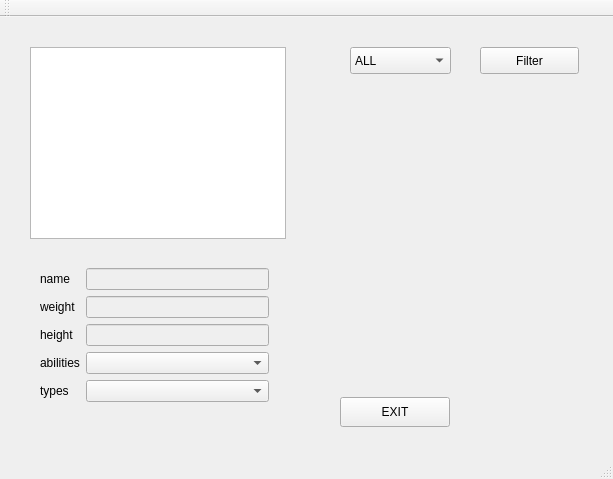
<?xml version="1.0" encoding="UTF-8"?>
<ui version="4.0">
 <class>MainWindow</class>
 <widget class="QMainWindow" name="MainWindow">
  <property name="geometry">
   <rect>
    <x>0</x>
    <y>0</y>
    <width>613</width>
    <height>479</height>
   </rect>
  </property>
  <property name="windowTitle">
   <string>MainWindow</string>
  </property>
  <widget class="QWidget" name="centralWidget">
   <widget class="QWidget" name="formLayoutWidget">
    <property name="geometry">
     <rect>
      <x>29</x>
      <y>240</y>
      <width>251</width>
      <height>171</height>
     </rect>
    </property>
    <layout class="QFormLayout" name="formLayout">
     <item row="0" column="0">
      <widget class="QLabel" name="nameLabel">
       <property name="text">
        <string>name</string>
       </property>
      </widget>
     </item>
     <item row="0" column="1">
      <widget class="QLineEdit" name="nameLineEdit">
       <property name="enabled">
        <bool>false</bool>
       </property>
      </widget>
     </item>
     <item row="1" column="0">
      <widget class="QLabel" name="weightLabel">
       <property name="text">
        <string>weight</string>
       </property>
      </widget>
     </item>
     <item row="1" column="1">
      <widget class="QLineEdit" name="weightLineEdit">
       <property name="enabled">
        <bool>false</bool>
       </property>
      </widget>
     </item>
     <item row="2" column="0">
      <widget class="QLabel" name="heightLabel">
       <property name="text">
        <string>height</string>
       </property>
      </widget>
     </item>
     <item row="2" column="1">
      <widget class="QLineEdit" name="heightLineEdit">
       <property name="enabled">
        <bool>false</bool>
       </property>
      </widget>
     </item>
     <item row="3" column="0">
      <widget class="QLabel" name="abilitiesLabel">
       <property name="text">
        <string>abilities</string>
       </property>
      </widget>
     </item>
     <item row="4" column="0">
      <widget class="QLabel" name="typesLabel">
       <property name="text">
        <string>types</string>
       </property>
      </widget>
     </item>
     <item row="3" column="1">
      <widget class="QComboBox" name="comboBox"/>
     </item>
     <item row="4" column="1">
      <widget class="QComboBox" name="comboBox_2"/>
     </item>
    </layout>
   </widget>
   <widget class="QListWidget" name="listWidget">
    <property name="geometry">
     <rect>
      <x>30</x>
      <y>30</y>
      <width>256</width>
      <height>192</height>
     </rect>
    </property>
   </widget>
   <widget class="QPushButton" name="pushButton">
    <property name="geometry">
     <rect>
      <x>480</x>
      <y>30</y>
      <width>99</width>
      <height>27</height>
     </rect>
    </property>
    <property name="text">
     <string>Filter</string>
    </property>
   </widget>
   <widget class="QComboBox" name="comboBox_3">
    <property name="geometry">
     <rect>
      <x>350</x>
      <y>30</y>
      <width>101</width>
      <height>27</height>
     </rect>
    </property>
    <item>
     <property name="text">
      <string>ALL</string>
     </property>
    </item>
   </widget>
   <widget class="QPushButton" name="pushButton_2">
    <property name="geometry">
     <rect>
      <x>340</x>
      <y>380</y>
      <width>110</width>
      <height>30</height>
     </rect>
    </property>
    <property name="text">
     <string>EXIT</string>
    </property>
   </widget>
  </widget>
  <widget class="QMenuBar" name="menuBar">
   <property name="geometry">
    <rect>
     <x>0</x>
     <y>0</y>
     <width>613</width>
     <height>25</height>
    </rect>
   </property>
  </widget>
  <widget class="QToolBar" name="mainToolBar">
   <attribute name="toolBarArea">
    <enum>TopToolBarArea</enum>
   </attribute>
   <attribute name="toolBarBreak">
    <bool>false</bool>
   </attribute>
  </widget>
  <widget class="QStatusBar" name="statusBar"/>
 </widget>
 <layoutdefault spacing="6" margin="11"/>
 <resources/>
 <connections/>
</ui>
